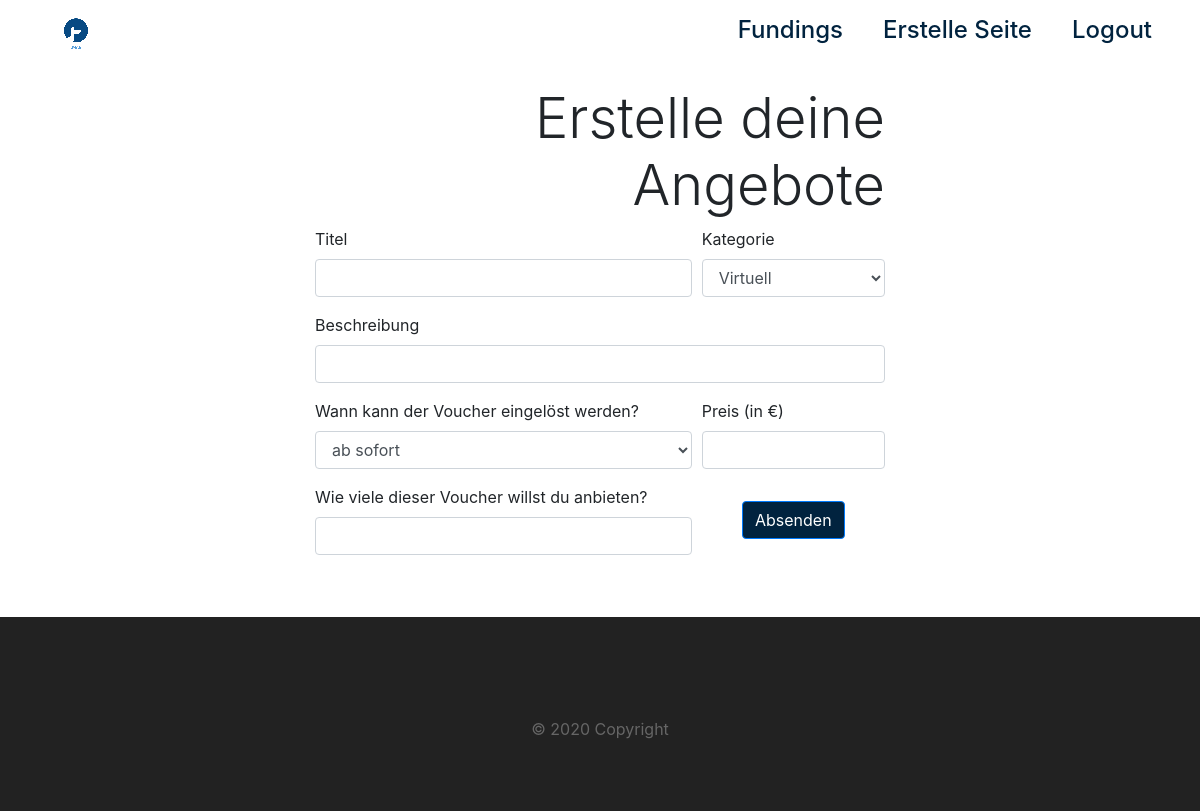
The app's page /createRewards/14 (signed in), older data.
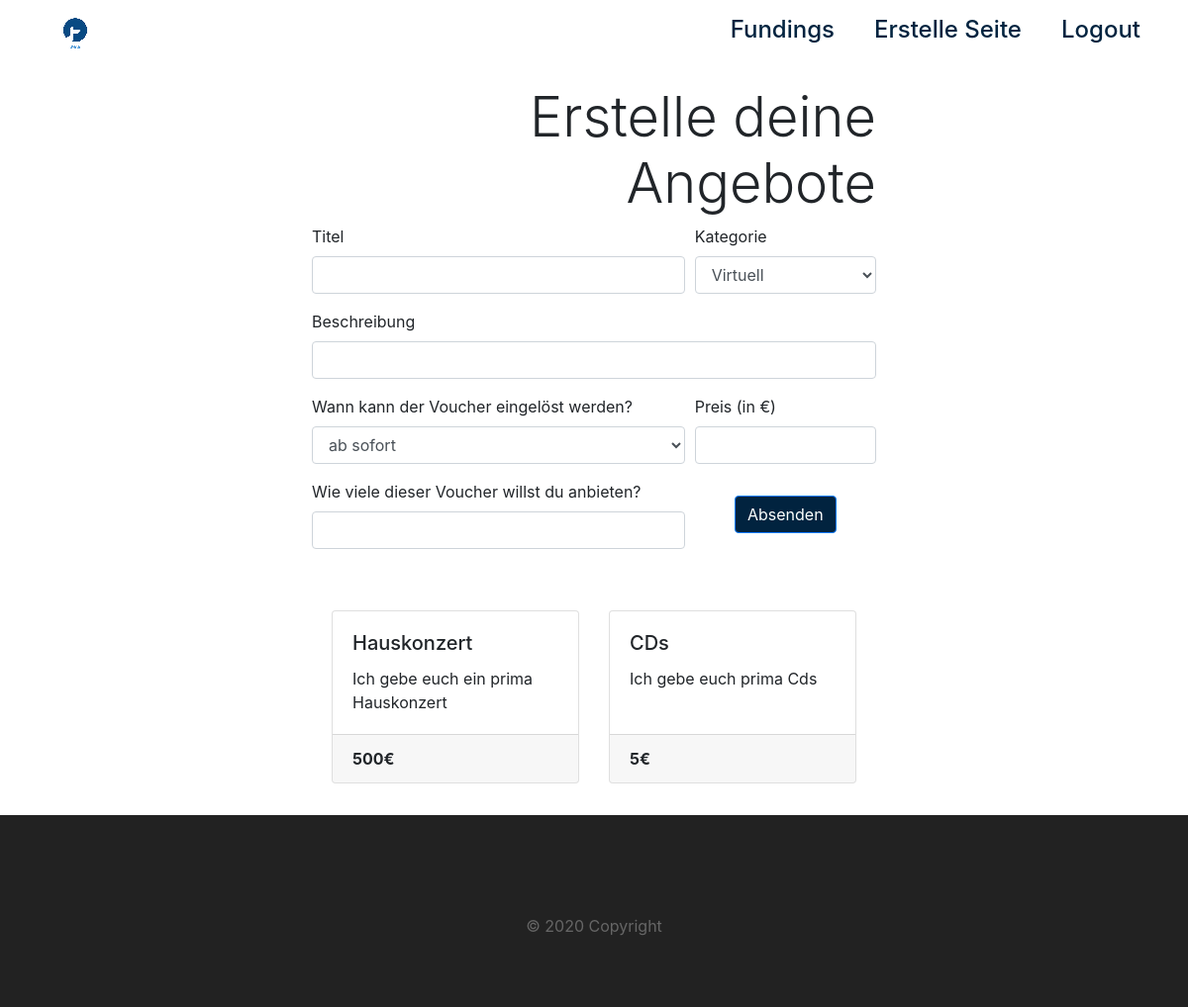
The same page, newer data.
### app.py (models this page shows)
class Reward(db.Model):
    Page_Id = db.Column(db.Integer, db.ForeignKey("page.id"))
    id = db.Column(db.Integer, primary_key=True)
    title = db.Column(db.String)
    description = db.Column(db.String)
    category_form = db.Column(db.String)
    category_time = db.Column(db.String)
    price = db.Column(db.Float)
    primary = db.Column(db.Boolean)
    active = db.Column(db.Boolean)

### app.py (the view, shortened to what this page needs)
@app.route("/createRewards/<int:pageId>", methods=['GET', 'POST'])
@login_required
def createRewards(pageId):
    rewards = Reward.query.filter_by(Page_Id=pageId)
    form = CreateRewardForm()
    return render_template("createRewards.html", title="Angebote erstellen", form=form, rewards=rewards)

### app.py
class CreateRewardForm(FlaskForm):
    title = StringField(
        "Titel", [DataRequired(message="Bitte gib einen Titel an.")])
    description = StringField(
        "Beschreibung", [DataRequired(message="Bitte gib eine Beschreibung an.")])
    category_form = SelectField("Kategorie", [DataRequired(message="Bitte wähle eine Kategorie aus.")], choices=[
                                  ('Virtuell', 'Virtuell'), ('Analog', 'Analog')])
    category_time = SelectField("Wann kann der Voucher eingelöst werden?", [DataRequired(message="Bitte wähle einen Zeitraum aus.")], choices=[
        ('ab sofort', 'ab sofort'), ('nach der Krise', 'nach der Krise')])
    price = IntegerField(
        "Preis (in €)", [DataRequired(message="Bitte gib einen Preis an.")])
    number = IntegerField("Wie viele dieser Voucher willst du anbieten?", validators=[
                                  DataRequired(message="Bitte gib eine Anzahl an."), NumberRange(min=0)])
    submit = SubmitField('Absenden')

### app.py (called while the page is built)
@login.user_loader
def load_user(id):
    return User.query.get(int(id))

### templates/createRewards.html (shortened to what this page needs)
{% extends "layout.html" %}
{% block body %}
<div class="container-fluid my-3">
  <div class="row justify-content-center">
    <div class="col-12 col-lg-6">
      <div class="text-right">
        <h1 class="display-4">Erstelle deine Angebote</h1>
      </div>
      <form id="createRewardForm" action="" method="post">
        <div class="form-row">
          <div class="form-group col-8">
            {{ form.title.label }}
            {{ form.title(class="form-control") }}
          </div>
          <div class="form-group col-4">
            {{ form.category_form.label }}
            {{ form.category_form(class="form-control") }}
          </div>
        </div>
        <div class="form-group">
          {{ form.description.label }}
          {{ form.description(class="form-control") }}
        </div>
        <div class="form-row">
          <div class="form-group col-8">
            {{ form.category_time.label }}
            {{ form.category_time(class="form-control") }}
          </div>
          <div class="form-group col-4">
            {{ form.price.label }}
            {{ form.price(class="form-control") }}
          </div>
        </div>
        <div class="form-row">
          <div class="form-group col-8">
            {{ form.number.label }}
            {{ form.number(class="form-control") }}
          </div>
          <div class="form-group col-4 text-center">
            {{ form.submit(class="btn btn-primary mt-3") }}
          </div>
        </div>
      </form>
    </div>
  </div>
  <div class="row justify-content-center" style="margin-top:30px;">
    <div class="col-10">
      <div class="card-deck justify-content-center">
      {% for r in rewards %}
        <div class="card my-3" style="min-width:250px; max-width:250px;">
          <div class="card-body">
            <h5 class="card-title">{{ r.title }}</h5>
            <p class="card-text">{{ r.description }}</p>
          </div>
          <div class="card-footer">
            <strong>{{ r.price | int }}€</strong>
          </div>
        </div>
        {% endfor %}
      </div>
    </div>
  </div>
</div>
{% endblock %}

Row changes from the older to the newer data that the page shows:
added Reward: title "Hauskonzert", description "Ich gebe euch ein prima Hauskonzert", price "500"
added Reward: title "CDs", description "Ich gebe euch prima Cds", price "5"
